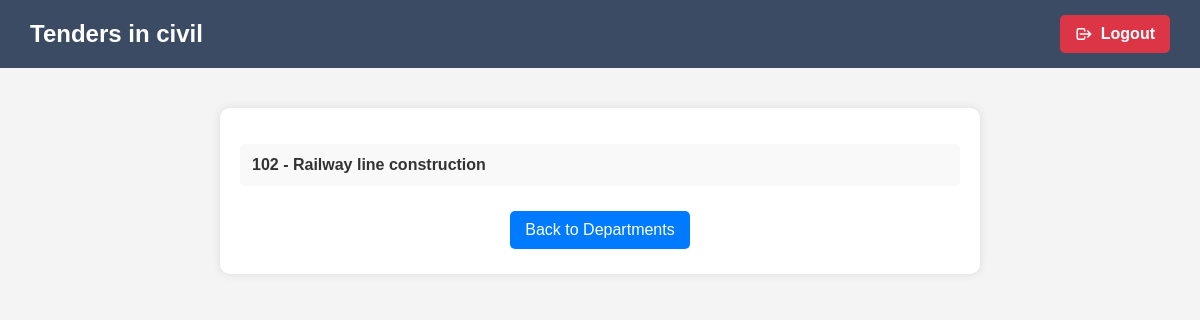
The page /department/5/tenders/ (signed in) on the database as committed earlier.
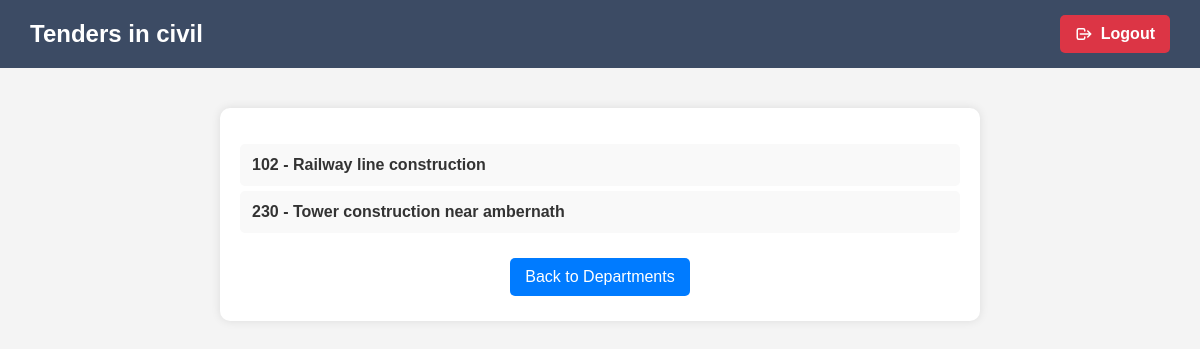
The same page on the database as committed later.
### tenders/models.py (models this page shows, shortened)
class Department(models.Model):
    name = models.CharField(max_length=255, unique=True)

class Tender(models.Model):
    department = models.ForeignKey(Department, on_delete=models.CASCADE, null=True, blank=True)
    tender_number = models.CharField(max_length=100, unique=True)
    name = models.CharField(max_length=255)
    published_date = models.DateField(auto_now_add=True)

### tenders/views.py (the view)
# urls.py: path("department/<int:department_id>/tenders/", department_tenders, name="department_tenders"),  # Show Tenders in Dept
@login_required
def department_tenders(request, department_id):
    department = get_object_or_404(Department, id=department_id)
    tenders = Tender.objects.filter(department=department)
    return render(request, "tenders/department_tenders.html", {"department": department, "tenders": tenders})

### tenders/templates/tenders/department_tenders.html (shortened to what this page needs)
<!DOCTYPE html>
<html lang="en">
<head>
</head>
<body>
    <div class="top-bar">
        <h2>Tenders in {{ department.name }}</h2>
        <a href="{% url 'logout' %}" class="logout-btn">
            <svg xmlns="http://www.w3.org/2000/svg" fill="none" viewBox="0 0 24 24" stroke="currentColor">
                <path stroke-linecap="round" stroke-linejoin="round" stroke-width="2" d="M17 16l4-4m0 0l-4-4m4 4H7m6 4v1a2 2 0 01-2 2H5a2 2 0 01-2-2V7a2 2 0 012-2h6a2 2 0 012 2v1" />
            </svg>
            Logout
        </a>
    </div>
    <div class="container">
        <ul>
            {% for tender in tenders %}
                <li>
                    <a href="{% url 'tender_details' tender.id %}">
                        {{ tender.tender_number }} - {{ tender.name }}
                    </a>
                </li>
            {% endfor %}
        </ul>
        <div class="buttons">
            <a href="{% url 'select_department' %}" class="back-btn">Back to Departments</a>
        </div>
    </div>
</body>
</html>

### tenders/templates/tenders/department_tenders.html (style rules this page uses)
body { font-family: Arial, sans-serif; background-color: #f4f4f4; margin: 0; padding: 0; }
.top-bar { background-color: #3c4b64; color: white; padding: 15px 30px; display: flex; justify-content: space-between; align-items: center; }
.top-bar h2 { margin: 0; font-size: 24px; }
.logout-btn { display: flex; align-items: center; text-decoration: none; color: white; background-color: #DC3545; padding: 10px 15px; border-radius: 5px; font-weight: bold; transition: background-color 0.3s ease; }
.logout-btn svg { margin-right: 8px; width: 18px; height: 18px; }
.container { width: 60%; margin: 40px auto; background: white; padding: 20px; border-radius: 10px; box-shadow: 0px 0px 10px rgba(0, 0, 0, 0.1); text-align: left; }
ul { list-style: none; padding: 0; }
li { background: #f9f9f9; padding: 12px; margin: 5px 0; border-radius: 5px; transition: background 0.3s ease; }
li a { text-decoration: none; color: #333; font-weight: bold; display: block; }
.buttons { text-align: center; margin-top: 20px; }
.buttons a { text-decoration: none; color: white; padding: 10px 15px; border-radius: 5px; display: inline-block; margin: 5px; transition: background 0.3s ease; }
.back-btn { background: #007BFF; }

Rows that differ between the two databases and show on the page:
added Tender: tender_number "230", name "Tower construction near ambernath"
